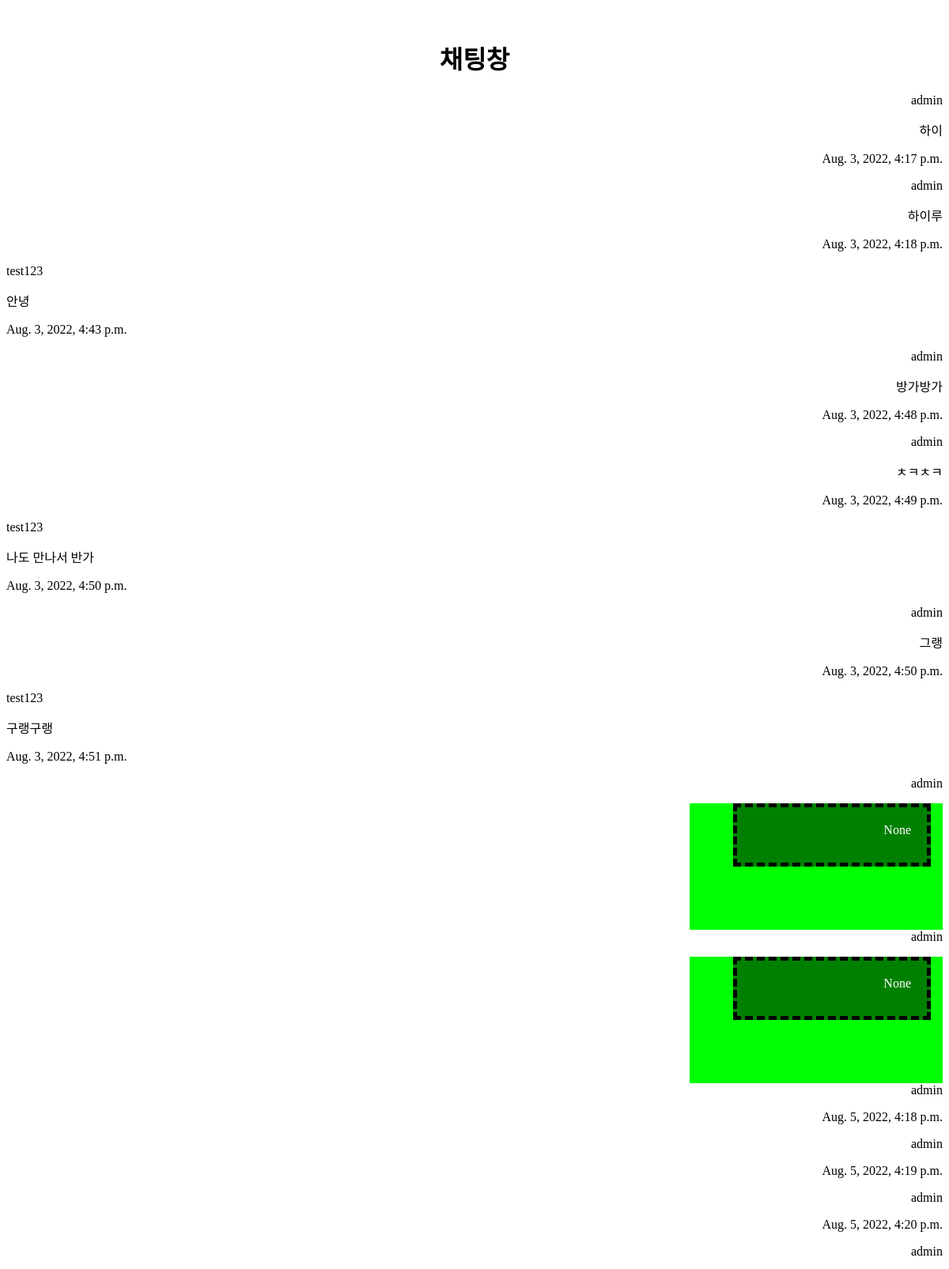
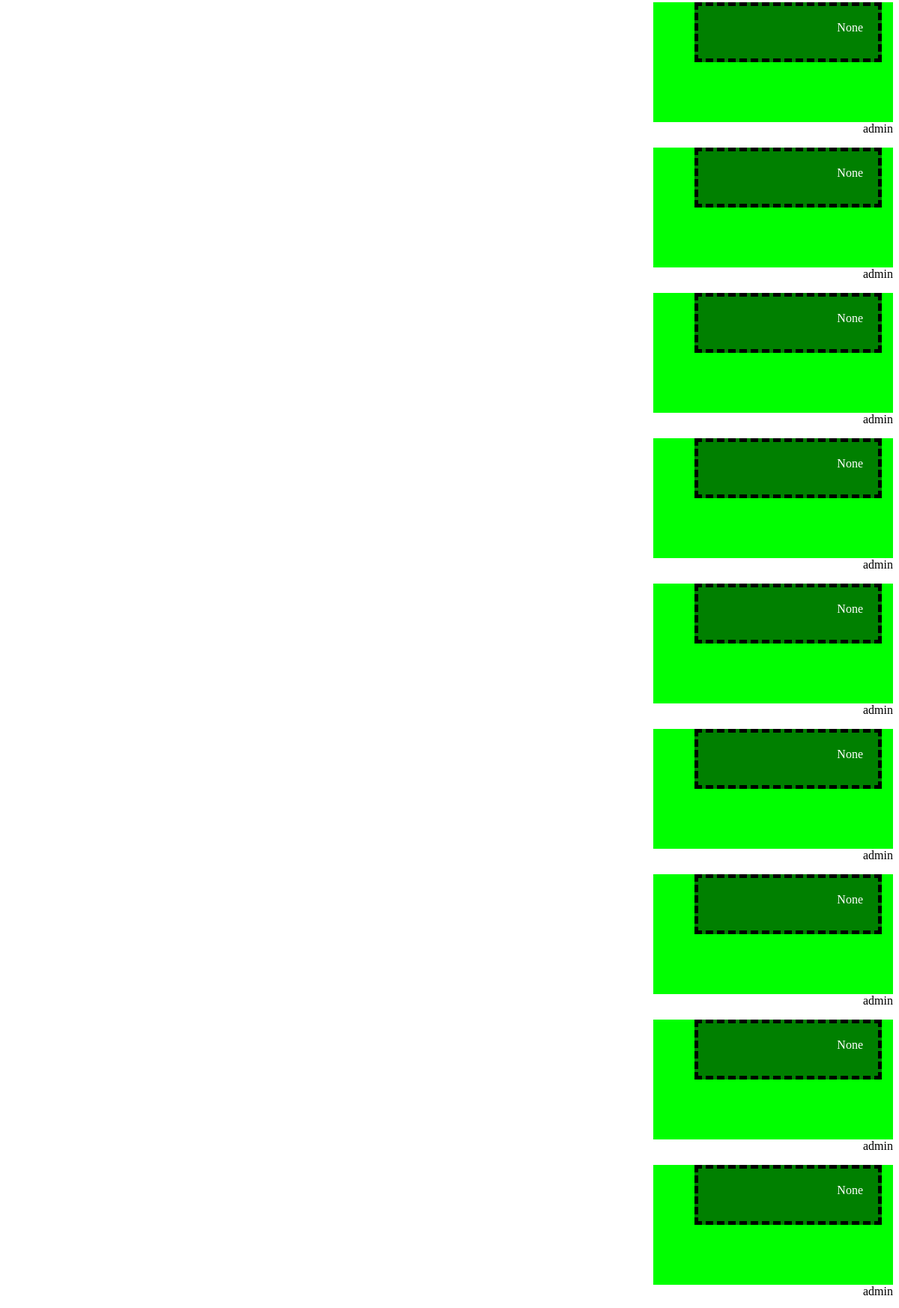
Screenshot of /chat/talk/2 (signed in, upper part) with the database file from the repository (2 pictures, top to bottom).
### chatapp/models.py (models this page shows)
class ChatModel(models.Model):
    send_user = models.ForeignKey(User, on_delete=models.CASCADE, related_name='send_user')
    receive_user = models.ForeignKey(User, on_delete=models.CASCADE, related_name='receive_user')
    chat_line = models.CharField(max_length=300, null=True, blank=True)
    chat_img = models.FileField(upload_to='chat_file/', null=True, blank=True)
    chat_img_name = models.CharField(max_length=50, null=True, blank=True)
    chat_img_ext = models.CharField(max_length=50, null=True, blank=True)
    chat_time = models.DateTimeField(auto_now=True)

### chatapp/views.py (the view, shortened to what this page needs)
# urls.py: path('talk/<int:pk>', views.chatview, name='chat'),
def chatview(request, pk):
    context = {}
    chat_users_list = []
    chat_users_post_list = []
    receive_user = User.objects.filter(pk=pk)
    for list in receive_user:
        chat_users = ChatModel.objects.filter(send_user=request.user, receive_user=list)
        chat_switch_users = ChatModel.objects.filter(send_user=list, receive_user=request.user)
    for i in range(len(chat_users)):
        chat_users_list.append(chat_users[i].pk)
    for j in range(len(chat_switch_users)):
        chat_users_list.append(chat_switch_users[j].pk)
    chat_users_list.sort()
    for i in range(len(chat_users_list)):
        chat_users_post_list.append(ChatModel.objects.filter(pk=chat_users_list[i]))
    context['chat_form'] = ChatForm
    context['chat_pk'] = pk
    context['chat_users'] = chat_users_post_list
    return render(request, 'chat.html', context)

### chatapp/templates/chat.html (shortened to what this page needs)
<!DOCTYPE html>
<html lang="en">
<head>
</head>
<body>
    {% load static %}
    <link rel="stylesheet" href="{% static 'css/chat.css' %}">
    <form action="{% url 'chatapp:chat' pk=chat_pk %}" class="drop_data" id="chat_data" method="post" enctype="multipart/form-data">
        <div align="center">
            <h1>채팅창</h1>
        </div>
        {% for list in chat_users %}
            {% for delete_queryset in list %}
                {% if delete_queryset.send_user == request.user %}
                    <div align="right">
                        {{ delete_queryset.send_user }}
                        {% if delete_queryset.chat_img %}
                            <div class="file_box">
                                <div class="file_name">
                                    {{ delete_queryset.chat_img_name }}
                                </div>
                            </div>
                        {% else %}
                            {{ delete_queryset.chat_line }}
                            {{ delete_queryset.chat_time }}
                        {% endif %}
                    </div>
                {% else %}
                    <div align="left">
                        {{ delete_queryset.send_user }}
                        {% if delete_queryset.chat_img %}
                            <div class="file_box">
                                <div>
                                    {{ delete_queryset.chat_img_name }}
                                </div>
                            </div>
                            {{ delete_queryset.chat_time }}
                        {% else %}
                            {{ delete_queryset.chat_line }}
                            {{ delete_queryset.chat_time }}
                        {% endif %}
                    </div>
                {% endif %}
            {% endfor %}
        {% endfor %}
    </form>
</body>
</html>

### static/css/chat.css (style rules this page uses)
.file_box { width:20rem; height:10rem; background:#00FF00; }
.file_name { color: white; background-color: green; width: 200px; height: 30px; padding: 20px; border: 5px dashed black; margin: 15px; }

### rows the page displays
ChatModel: send_user "admin", chat_line "하이", chat_time "Aug. 3, 2022, 4:17 p.m."
ChatModel: send_user "admin", chat_line "하이루", chat_time "Aug. 3, 2022, 4:18 p.m."
ChatModel: send_user "test123", chat_line "안녕", chat_time "Aug. 3, 2022, 4:43 p.m."
ChatModel: send_user "admin", chat_line "방가방가", chat_time "Aug. 3, 2022, 4:48 p.m."
ChatModel: send_user "admin", chat_line "ㅊㅋㅊㅋ", chat_time "Aug. 3, 2022, 4:49 p.m."
ChatModel: send_user "test123", chat_line "나도 만나서 반가", chat_time "Aug. 3, 2022, 4:50 p.m."
ChatModel: send_user "admin", chat_line "그랭", chat_time "Aug. 3, 2022, 4:50 p.m."
ChatModel: send_user "test123", chat_line "구랭구랭", chat_time "Aug. 3, 2022, 4:51 p.m."
ChatModel: send_user "admin", chat_img_name "None"
ChatModel: send_user "admin", chat_img_name "None"
ChatModel: send_user "admin", chat_time "Aug. 5, 2022, 4:18 p.m."
ChatModel: send_user "admin", chat_time "Aug. 5, 2022, 4:19 p.m."
ChatModel: send_user "admin", chat_time "Aug. 5, 2022, 4:20 p.m."
ChatModel: send_user "admin", chat_img_name "None"
ChatModel: send_user "admin", chat_img_name "None"
ChatModel: send_user "admin", chat_img_name "None"
ChatModel: send_user "admin", chat_img_name "None"
ChatModel: send_user "admin", chat_img_name "None"
ChatModel: send_user "admin", chat_img_name "None"
ChatModel: send_user "admin", chat_img_name "None"
ChatModel: send_user "admin", chat_img_name "None"
ChatModel: send_user "admin", chat_img_name "None"
ChatModel: send_user "admin"
